Frame 1 (no input): blank canvas, image omitted
Frame 60 (no input): blank canvas, image omitted
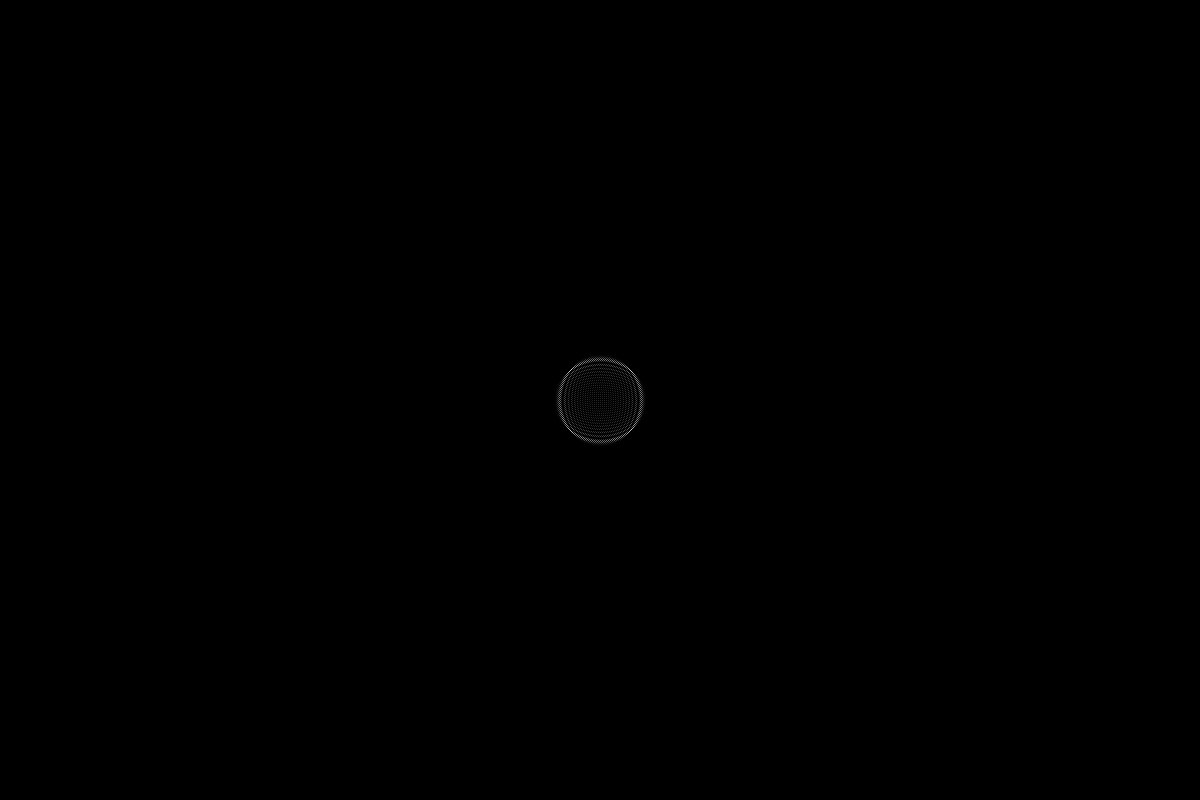
Frame 120 (the mouse pressed at the canvas centre since frame 60)

The p5.js sketch whose frames 1 and 60 were blank and that drew this single picture after the mouse press (run headless with seeded random() and noise() and a simulated clock; from frame 60 on, the mouse is pressed at the canvas centre):

// p5.js sketch
// ── sketch.js
let cols;
let rows;
let current;
let previous;

let dampening = 0.9999;

function setup() {
  pixelDensity(1);
  createCanvas(1200, 800);
  cols = width;
  rows = height;
  
  current = new Array(cols).fill(0).map(n => new Array(rows).fill(0));
  previous = new Array(cols).fill(0).map(n => new Array(rows).fill(0));
}

function mouseDragged() {
  previous[mouseX][mouseY] = 2000;
}

function mousePressed() {
  previous[mouseX][mouseY] = 2000;
}

function draw() {
  background(0);

  loadPixels();
  for (let i = 1; i < cols - 1; i++) {
    for (let j = 1; j < rows - 1; j++) {
      current[i][j] =
        (previous[i - 1][j] +
          previous[i + 1][j] +
          previous[i][j - 1] +
          previous[i][j + 1]) /
          2 -
        current[i][j];
      current[i][j] = current[i][j] * dampening;
      let index = (i + j * cols) * 4;
      pixels[index + 0] = current[i][j];
      pixels[index + 1] = current[i][j];
      pixels[index + 2] = current[i][j];
    }
  }
  updatePixels();

  let temp = previous;
  previous = current;
  current = temp;
}
